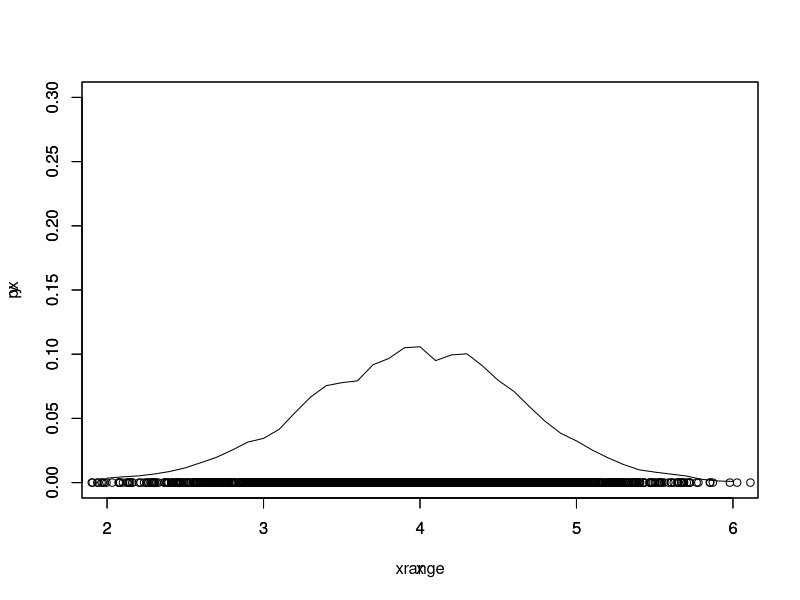

Write the R code that produced this figure.
rm(list = ls())

ourKNNponderado <- function(xt, xin, yin, k, h){
    xrep <- matrix(xt, byrow = T, nrow = dim(xin)[1], ncol = dim(xin)[2])
    
    dmat1 <- data.matrix(rowSums((xrep - xin) * (xrep - xin)))
    seqNN <- order(dmat1)
    Yknn <- yin[seqNN[1:k]]
    
    xx <- exp(-dmat1[seqNN[1:k]] / h^2)
    yhat <- sign(sum(Yknn * xx))
    
    return(yhat)
}

N <- 3000

x <- matrix(rnorm(N, sd = 0.7, mean = 4))
y <- matrix(0, nrow = N, ncol = 1)
xrange <- seq(2, 6, 0.1)
h <- 0.1
px <- matrix(ncol = 1, nrow = length(xrange))

for (i in 1:length(xrange)){
    x1 <- xrange[i]
    acc <- 0
    for (j in 1:length(x)){
        acc <- acc + exp(-((x1 - x[j])^2) / h^2)
    }
    px[i] <- acc/length(x)
}



plot(x, y, xlim = c(2,6), ylim = c(0,0.3))
par(new = T)
plot(xrange, px, type = 'l', xlim = c(2,6), ylim = c(0,0.3))
